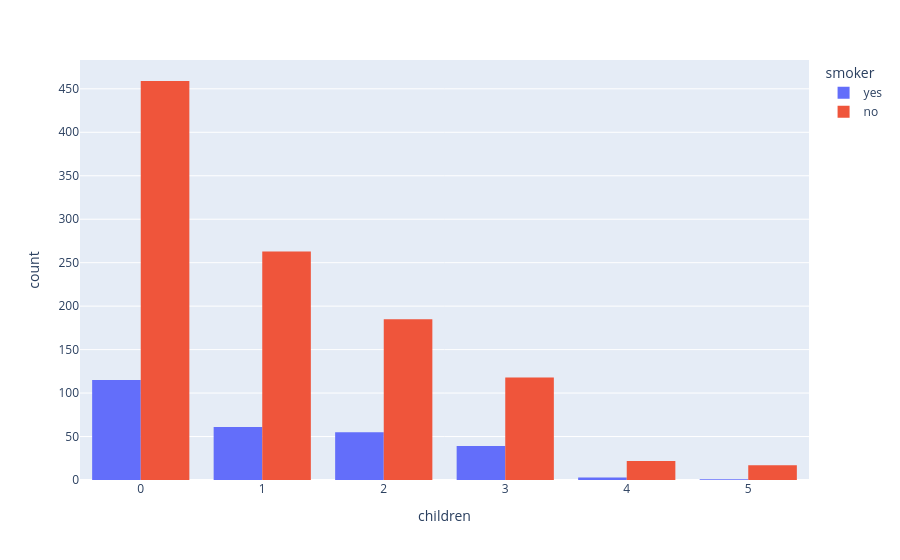

Source (notebook cell):
### Code cell
# sns.countplot(x = "children", data = df,hue="smoker")
px.histogram(df, x="children", color="smoker", barmode='group')

### Figure 1 — Plotly figure (JSON) as saved in the notebook; plotly's stock layout.template omitted (floating-point values rounded to 4 significant figures; data arrays with more than 128 entries replaced by an {"elided": "..."} marker saying what was removed)
{"data": [{"alignmentgroup": "True", "bingroup": "x", "hovertemplate": "smoker=yes<br>children=%{x}<br>count=%{y}<extra></extra>", "legendgroup": "yes", "marker": {"color": "#636efa", "pattern": {"shape": ""}}, "name": "yes", "offsetgroup": "yes", "orientation": "v", "showlegend": true, "type": "histogram", "x": {"elided": "274 int values"}, "xaxis": "x", "yaxis": "y"}, {"alignmentgroup": "True", "bingroup": "x", "hovertemplate": "smoker=no<br>children=%{x}<br>count=%{y}<extra></extra>", "legendgroup": "no", "marker": {"color": "#EF553B", "pattern": {"shape": ""}}, "name": "no", "offsetgroup": "no", "orientation": "v", "showlegend": true, "type": "histogram", "x": {"elided": "1064 int values"}, "xaxis": "x", "yaxis": "y"}], "layout": {"barmode": "group", "legend": {"title": {"text": "smoker"}, "tracegroupgap": 0}, "margin": {"t": 60}, "xaxis": {"anchor": "y", "domain": [0, 1], "title": {"text": "children"}}, "yaxis": {"anchor": "x", "domain": [0, 1], "title": {"text": "count"}}}}
